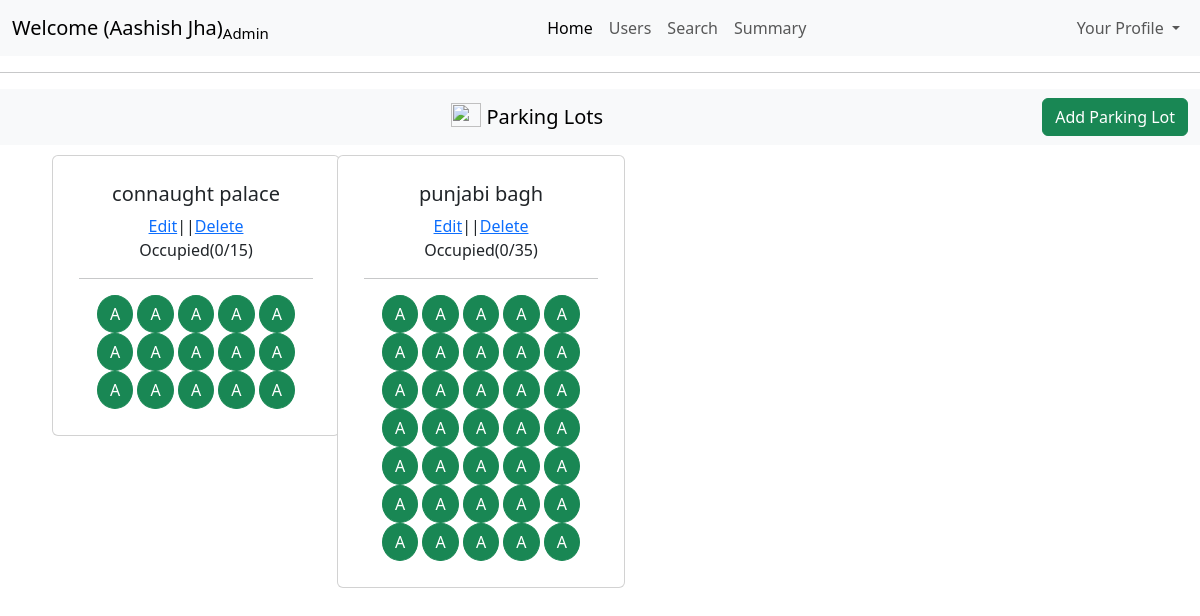
The app's page /admin/dashboard (signed in) with its own data.
### models/models.py (models this page shows)
class ParkingLot(db.Model):
    id=db.Column(db.Integer(),primary_key=True)
    location_name = db.Column(db.String(250),nullable=False)
    pincode=db.Column(db.Integer(),nullable=False)
    price=db.Column(db.Integer(),nullable=False)
    max_spots=db.Column(db.Integer(),nullable=False)
    address=db.Column(db.String(250),nullable=False)
    occupied=db.Column(db.Integer(),default=0)

class ParkingSpot(db.Model):
    id=db.Column(db.Integer(),primary_key=True)
    lotid=db.Column(db.Integer(),nullable=False)
    status = db.Column(db.String(5),default="A")
    veichleNumber=db.Column(db.String(50),nullable=True)

### controllers/controllers.py (the view)
@controllers.route("/admin/dashboard", methods=['GET','POST'])
def admindashboard():
    status = session.get("status")
    if status is not None and int(status) > 0:
        parkingspot=ParkingSpot.query.all()
        lotandspotstructure={}
        for spot in parkingspot:
            if spot.lotid not in lotandspotstructure:
                lotandspotstructure[spot.lotid]=[]
            lotandspotstructure[spot.lotid].append(spot)
        distinctlotids=list(lotandspotstructure.keys())
        lots=ParkingLot.query.filter(ParkingLot.id.in_(distinctlotids)).all()
        thefinalcards=[]
        for lot in lots:
            thefinalcards.append(
                {
                    'lot': lot,
                    'spots': lotandspotstructure[lot.id]
                }
            )
        print("ram")
        return render_template("admindashboard.html",fullname=session["fullname"]
                            ,status=session["status"],
                            role=session["role"],thefinalcards=thefinalcards)
    else:
        return redirect("/login")

### templates/adminDashboard.html (shortened to what this page needs)
<!DOCTYPE html>
<html lang="en">
<head>
    <link href="https://cdn.jsdelivr.net/npm/bootstrap@5.3.7/dist/css/bootstrap.min.css" rel="stylesheet">
</head>
<body>
    <nav class="navbar navbar-expand-lg bg-body-tertiary">
  <div class="container-fluid">
    <a class="navbar-brand " href="#">Welcome ({{session['fullname']}})<sub>Admin</sub></a>
    <div class="collapse navbar-collapse" id="navbarNavDropdown">
      <ul class="navbar-nav ms-auto">
        <li class="nav-item">
          <a class="nav-link active" aria-current="page" href="#">Home</a>
        </li>
        <li class="nav-item">
          <a class="nav-link" href="/admin/dashboard/users">Users</a>
        </li>
        <li class="nav-item">
          <a class="nav-link" href="/admin/dashboard/search">Search</a>
        </li>
        <li class="nav-item">
          <a class="nav-link" href="/admin/dashboard/summary">Summary</a>
        </li>
    </ul>
    <ul class="navbar-nav ms-auto">
        <li class="nav-item dropdown">
          <a class="nav-link dropdown-toggle" href="#" role="button" data-bs-toggle="dropdown" aria-expanded="false">
            Your Profile
          </a>
        </li>
      </ul>
    </div>
  </div>
</nav>
<hr>
<nav class="navbar bg-body-tertiary">
  <div class="container-fluid text-center">
    <a class="navbar-brand mx-auto " href="#">
      <img src="https://images.pexels.com/photos/164634/pexels-photo-164634.jpeg?_gl=1*1rfblvq*_ga*MTY5NDc0NzA3NC4xNzUzMjk4NzE5*_ga_8JE65Q40S6*czE3NTMyOTg3MTgkbzEkZzEkdDE3NTMyOTg3MjMkajU1JGwwJGgw" width="30" height="24" class="d-inline-block align-text-top" style="align-content: center;">
      Parking Lots
    </a>
<a href="/admin/dashboard/addparkinglot" class="btn btn-success">
  Add Parking Lot
</a>  </div>
</nav>
<div class="container">
    <div class="row">
      {% for thecard in thefinalcards %}
      {%set lot = thecard.lot %}
      {%set spots = thecard.spots %}
        <div class="col-md-3 col-sm-6">
        <div class="card " style="width: 18rem;  margin-left: 10px; margin-top: 10px;">
        <div class="card-body text-center" style="margin:10px">
        <h5 class="card-title">{{lot.location_name}}</h5>
        <span style="align-content: center;"><a href="/admin/dashboard/editlot/{{ lot.id }}">Edit</a>||<a href="/admin/dashboard/deletelot/{{ lot.id }}">Delete</a></span>
        <p>Occupied({{lot.occupied}}/{{lot.max_spots}})</p>
        <hr>
     {% for spot in spots %}
     {% if spot.status == "O" %}
    <a type="button" class="btn btn-danger" style="border-radius: 50%;" href="/admin/dashboard/view/{{spot.id}}">O</a>
    {% else %}
    <a type="button" class="btn btn-success" style="border-radius: 50%;" href="/admin/dashboard/view/{{spot.id}}">A</a>
     {% endif %}
     {%endfor%}
    </div>
    </div>
    </div>
     {% endfor %}
  </div>
</div>
</body>
</html>

### records on screen
ParkingLot: location_name "connaught palace", occupied "0", max_spots "15"
ParkingLot: location_name "punjabi bagh", occupied "0", max_spots "35"

### other values on screen
{{ session['fullname'] }} "Aashish Jha"
